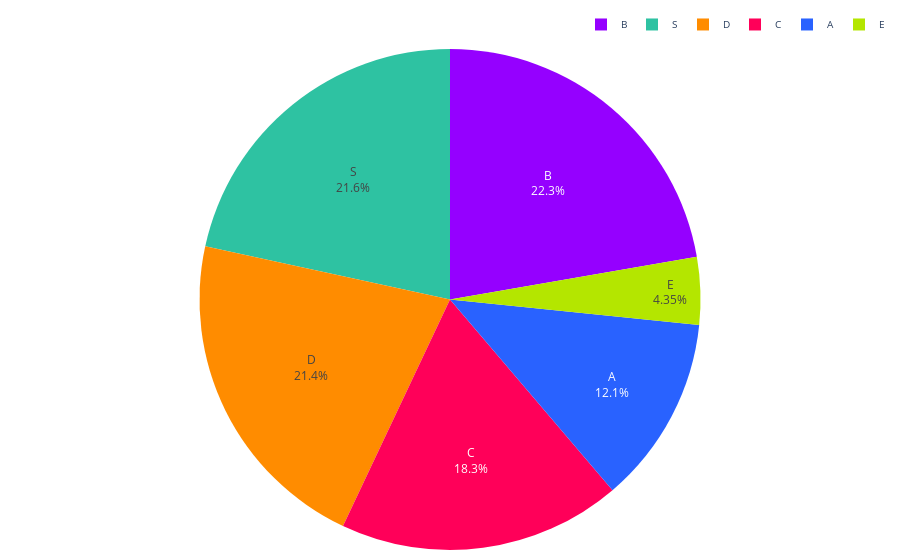

The notebook cell saved with this chart:
### Code cell
segmentos = resultados['segmento']
porcentajes_totales = resultados['porcentaje_del_total']

# Definir los colores por clase
colores = ['#2962ff', '#9500ff', '#ff0059', '#ff8c00', '#b4e600', '#2EC2A2','#E50CB6','#4225CF','#2CBA4D']

fig = go.Figure(data=[go.Pie(labels=segmentos, values=porcentajes_totales, marker=dict(colors=colores))])
fig.update_traces(textinfo='percent+label', textposition='inside')
fig.update_layout(
    yaxis=dict(
            # title='Rango de Edad', 
            gridcolor='#dddcda', # Color de las líneas que dividen los rangos del eje Y
        ),
        legend=dict(
            font_size=10,
            orientation='h',  # Orientación horizontal de la leyenda
            yanchor='bottom',  # Anclar al borde inferior
            y=1.02,  # Colocar la leyenda justo debajo del gráfico
            xanchor='right',
            x=1
            ),
        
        plot_bgcolor='rgba(0,0,0,0)',  # Color de fondo del gráfico
        margin=dict(l=10, r=10, t=10, b=10) # Ajusta los márgenes (left, right, top, bottom)
)

# Exportar gráfica como archivo HTML
def guardar_grafico_como_html(fig, nombre_archivo, carpeta='assets/graficas'):
    # Crear la carpeta si no existe
    if not os.path.exists(carpeta):
        os.makedirs(carpeta)
    
    # Gráfica como archivo HTML en la carpeta especificada
    pio.write_html(fig, f'{carpeta}/{nombre_archivo}.html')
    # pio.write_html(fig, f'{carpeta}/{nombre_archivo}.png')

guardar_grafico_como_html(fig, 'g_pie_dist_propiedades_segmento_2022', carpeta='assets/graficas')

fig.show()

### Figure 1 — Plotly figure (JSON) as saved in the notebook; plotly's stock layout.template omitted (floating-point values rounded to 4 significant figures)
{"data": [{"labels": ["A", "B", "C", "D", "E", "S"], "marker": {"colors": ["#2962ff", "#9500ff", "#ff0059", "#ff8c00", "#b4e600", "#2EC2A2", "#E50CB6", "#4225CF", "#2CBA4D"]}, "textinfo": "percent+label", "textposition": "inside", "type": "pie", "values": [12.14, 22.28, 18.26, 21.39, 4.35, 21.58]}], "layout": {"legend": {"font": {"size": 10}, "orientation": "h", "x": 1, "xanchor": "right", "y": 1.02, "yanchor": "bottom"}, "margin": {"b": 10, "l": 10, "r": 10, "t": 10}, "plot_bgcolor": "rgba(0,0,0,0)", "yaxis": {"gridcolor": "#dddcda"}}}
